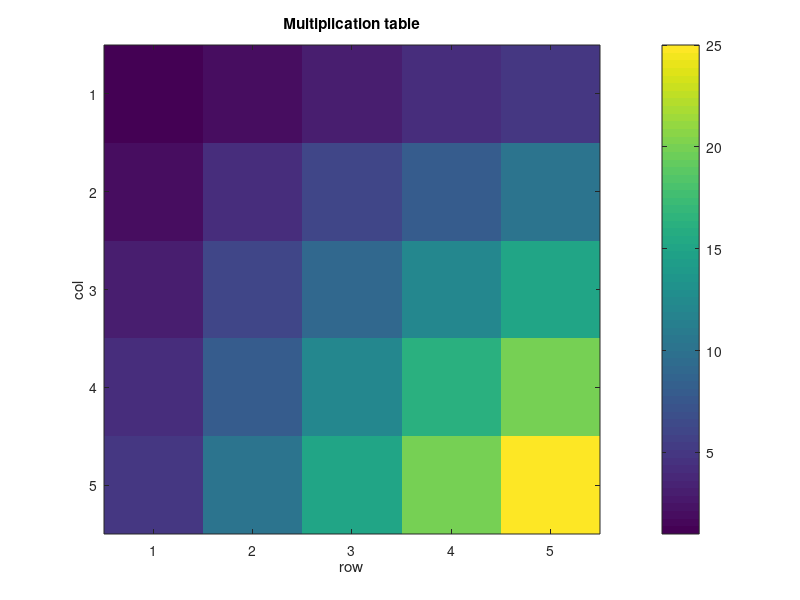
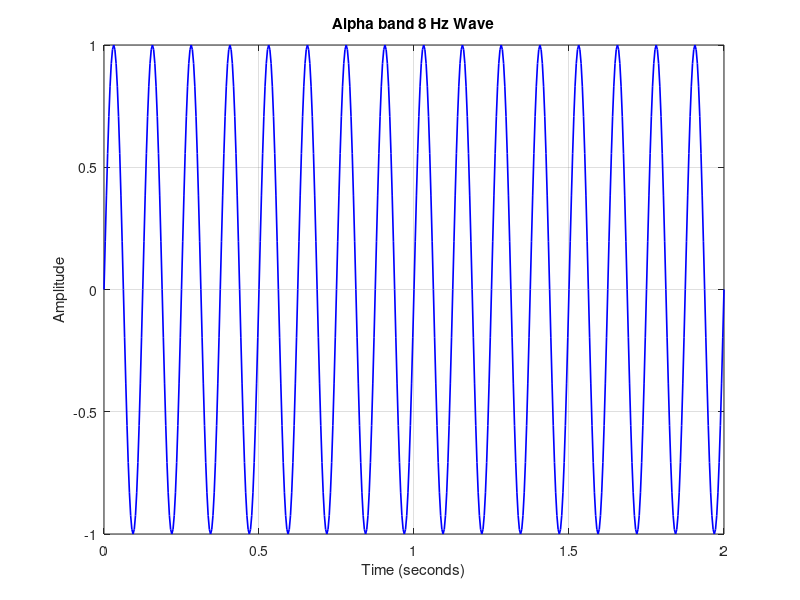

Source code (MATLAB) for these figures, in order: (Note: this script raises an error after producing the figures.)
%% Task 1 - build a vector of squares
% 1 4 9 16 25 36 49 64 81 100

squares = zeros(1, 10);

for k = 1:10
    squares(k) = k^2;
end

disp(squares)


%% Task 2 - Loop 1 to 30, build two separate vectors.
% even vector
% odd vector

even = [];
odd = [];

for i = 1:30
    remainder = mod(i, 2);
    if remainder == 0
        even = [even, i];
    else 
        odd = [odd, i];
    end
end

disp(even)
disp(odd)


%% Task 3 - While loop test
% Start with x = 1. Keep doubling x until it exceeds 1000.
% Count how many doublings it takes. Print x and the count.
x = 1;
counter = 0;

while x <= 1000
    x = x * 2;
    counter = counter + 1;
end

disp("x " + x)
disp("counter " + counter)



%% Task 4 - multiplication table/matrix
% 5x5 table, each cell will have product of row_pos * col_pos

% 1  2  3  4  5    -> for 1:5
% 2  4  6  8  10   -> for 1:5
% 3  6  9  12 15   -> for 1:5
% 4  8 12  16 20   -> for 1:5
% 5 10 15  20 25   -> for 1:5

% for 1 -> 5 (iterate rows)
%   for 1 -> 5 (iterate columns)
%       do things
%   end
% end

mat = zeros(5, 5);
for row_pos = 1:5      % outer -> iterate row
    for col_pos = 1:5  % inner -> iterate cols
        mat(row_pos, col_pos) = row_pos * col_pos;
    end
end

disp(mat)

figure;
imagesc(mat);
colorbar;
title('Multiplication table');
xlabel('row');
ylabel('col');


%% Task 5 - build a signal vector
% Create a sine signal using a loop:
%   Fs = 256, T = 2 seconds
%   signal(k) = sin(2*pi * 8 * t(k))   [8 Hz = alpha band]
% Pre-allocate signal as zeros before the loop.
% Plot the result.


Fs = 256;  % sampling rate
T = 2;     % duration

% 256 steps = 1 sec
% 1 step = 1/256 sec

t = 0 : 1/Fs : T;  % start : step/jump : end
disp(t)

alpha_freq = 8;
N = length(t);


signal = zeros(1, N);
for i = 1:N
    signal(i) = sin(2*pi * alpha_freq * t(i));
end

figure;
plot(t, signal, 'b', 'LineWidth', 1.2);
xlabel('Time (seconds)');
ylabel('Amplitude');
title('Alpha band 8 Hz Wave');
grid on;

%% Task 6 - function double_it
% double_it(5) -->> 10

% res = double_it(5);
% disp(res)


% classify_band(10) -->> 'Alpha'
disp(classify_band(500))
